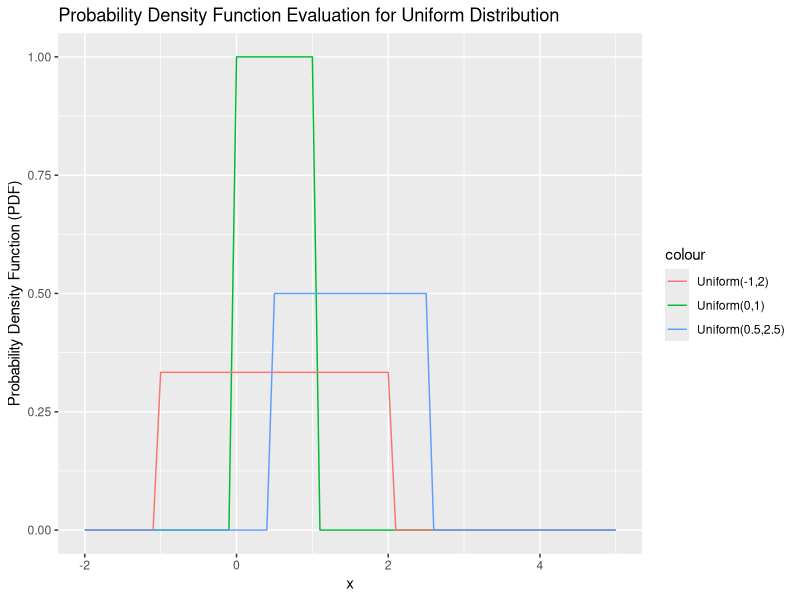
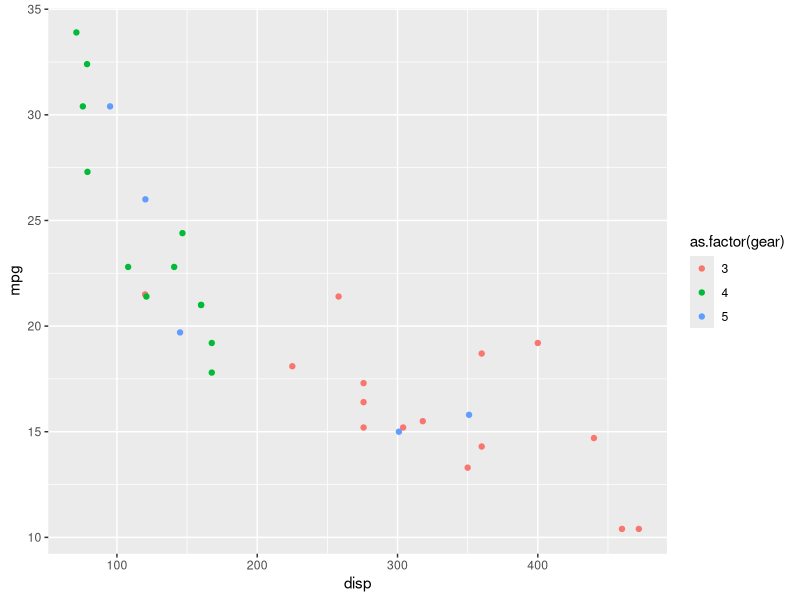

Here is the R script that generated these plots, in order:
## ---- chunk 1
library(ggplot2)

# Just ignore this code :)
.score = new.env()
.score$PASS = 0
.score$FAIL = 0

#' Check that your answer is correct.
#'
#' @param expr expression that should evaluate to TRUE if the answer is correct.
check = function(expr)
{
  status = tryCatch(expr, error = identity)
  if(isTRUE(status)){
    .score$PASS = .score$PASS + 1
    cat("PASS")
  } else {
    .score$FAIL = .score$FAIL + 1
    cat("FAIL")
  }
}

#' Check that every element of x and y are "close enough".
#'
#' @param x numeric vector
#' @param y numeric vector
close_enough = function(x, y, epsilon = 1e-5)
{
  max(abs(x - y)) < epsilon
}
## ---- chunk 2
x = seq(-2.0, 5.0, by=0.1 )

check(x[1] == -2)
check(length(x) == 71)
## ---- chunk 3
d1 = dunif(x, min = 0, max = 1)
d2 = dunif(x, min = -1, max = 2)
d3 = dunif(x, min = 0.5, max = 2.5)
d = data.frame(x,d1,d2,d3)

g = ggplot(data = d, mapping = aes(x)) + geom_line(aes(y = d1, colour= "Uniform(0,1)")) + geom_line(aes(y = d2, colour= "Uniform(-1,2)")) + geom_line(aes(y = d3, colour= "Uniform(0.5,2.5)")) + ylab("Probability Density Function (PDF)")  + ggtitle("Probability Density Function Evaluation for Uniform Distribution")

print(g)
## ---- chunk 4
dunif2 = function(x = seq(-2.0, 5.0, by=0.1 ), min = 0, max = 1)
{
  for(i in seq_along(x))
  {
    if ( x[i] <= min | x[i] >= max)
    {
      x[i] = NaN
    } else
      x[i] = 1/(max-min)
  }
}

x3 = seq(from = -10, to = 10)
check(close_enough(
  dunif(x3), dunif2(x3)
))
check(close_enough(
  dunif(x3, min = -0.5, max = 2.5), 
  dunif2(x3, min = -0.5, max = 2.5)
))
## ---- chunk 5
data(mtcars)
mtcars2 = mtcars[median(mtcars$mpg) < mtcars$mpg & 4 == mtcars$cyl, ]

check(nrow(mtcars2) == 11)
## ---- chunk 6
g = ggplot(mtcars, mapping = aes(x = disp, y = mpg)) +
  geom_point(aes(color = as.factor(gear)))

print(g)
## ---- chunk 7
l = list(letters, LETTERS, 1:10, rnorm(5))

l_len = c(length(l[[1]]), length(l[[2]]), length(l[[3]]), length(l[[4]]))
## ---- chunk 8
l_len2 = do.call(rbind, lapply(l, length))

check(close_enough(l_len, l_len2))
## ---- chunk 9
sprintf("Auto score:  %i / %i total points", .score$PASS, .score$PASS + .score$FAIL)
